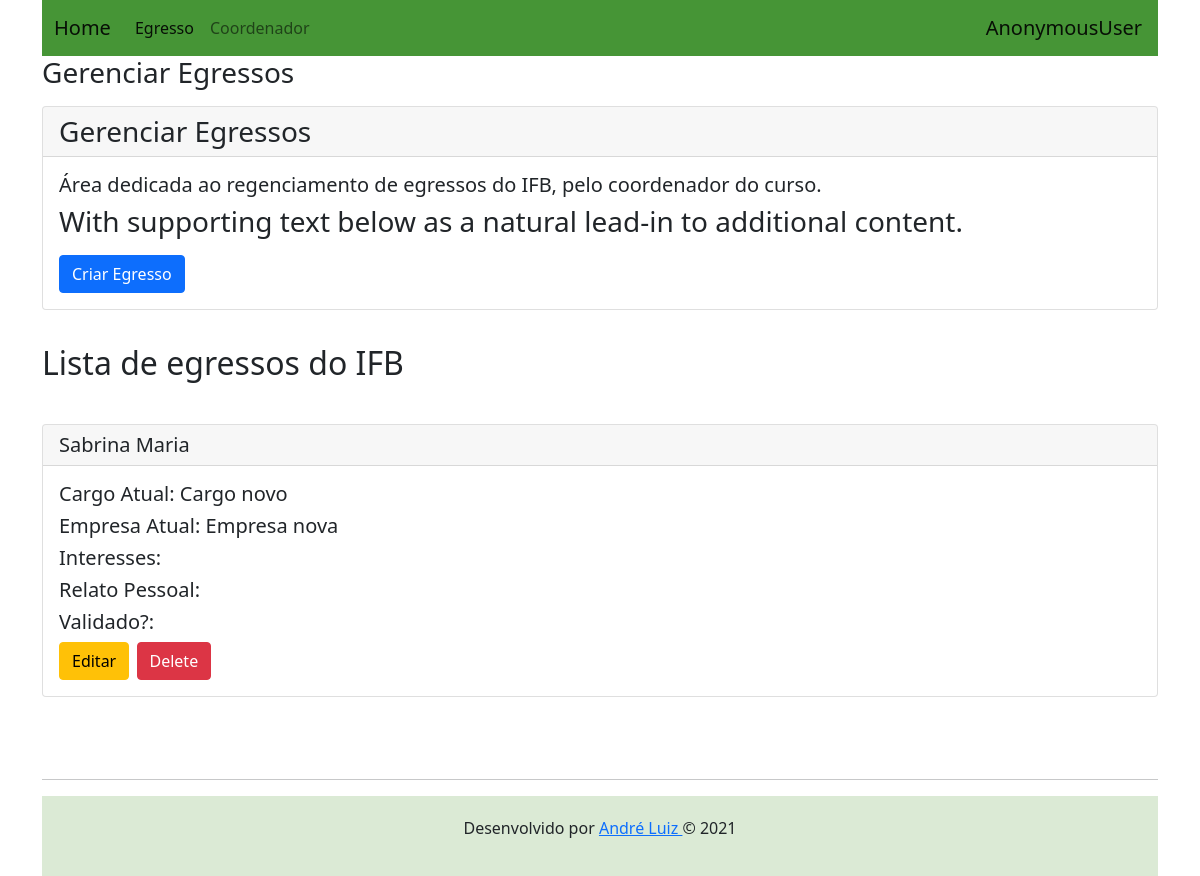
The page /gerenciaraluno/ on the database its author committed.
### perfis/models.py (models this page shows, shortened)
class Alunos(models.Model):
    TrabalhaArea_CHOICES = (
        ('Sim', 'Sim'),
        ('Nao', 'Não'),
        ('EmParte', 'Em parte'),
    )
    CursoExtra_CHOICES = (
        ('Sim', 'Sim'),
        ('Nao', 'Não'),
    )
    nome = models.CharField(max_length=150)
    email = models.CharField(max_length=100)
    curso = models.CharField(max_length=100)
    foto = models.CharField(max_length=150)
    cargo_atual = models.CharField(max_length=50)
    empresa_atual = models.CharField(max_length=50)
    trabalha_area = models.CharField(max_length=8, choices=TrabalhaArea_CHOICES)
    ifb_ajudou = models.CharField(max_length=8, choices=TrabalhaArea_CHOICES)
    grade_ifb = models.CharField(max_length=10)
    curso_extra = models.CharField(max_length=10, choices=CursoExtra_CHOICES)
    qual_curso_extra = models.CharField(max_length=30)
    opiniao_curso_ifb = models.CharField(max_length=100)
    pode_melhorar = models.CharField(max_length=100)
    rede_social = models.CharField(max_length=100)
    lattes = models.CharField(max_length=100)
    validado = models.CharField(max_length=5)
    contatos = models.ManyToManyField('self')
    usuario = models.OneToOneField(User, on_delete=models.CASCADE, related_name="alunos")
    @property
    def email(self):
        return self.usuario.email

### usuarios/views.py (the view)
# urls.py: path('gerenciaraluno/', GerenciarAlunosView.as_view(), name='gerenciaraluno'),
class GerenciarAlunosView(ListView):
    models = Alunos
    template_name = 'gerenciar_alunos.html'
    queryset = Alunos.objects.all()
    context_object_name = 'listaralunos'

### usuarios/templates/gerenciar_alunos.html
{% extends "base.html" %}
{% load bootstrap %}
{% block body %}
<H3>Gerenciar Egressos</p>
<div class="row">
    <div class="col-lg-12">
        <div class="card">
            <div class="card-header">
                Gerenciar Egressos
            </div>
            <div class="card-body">
              <h5 class="card-title">Área dedicada ao regenciamento de egressos do IFB, pelo coordenador do curso.</h5>
              <p class="card-text">With supporting text below as a natural lead-in to additional content.</p>
              <a href="/registrar" class="btn btn-primary">Criar Egresso</a>
            </div>
        </div>
        <br>
    </div>
</div>
<div class="col-lg-12">
    <h2>Lista de egressos do IFB</h2>
    <br>
    {% for listaraluno in listaralunos %}
    <div class="card">
        <h5 class="card-header">{{listaraluno.nome}}</h5>
        <div class="card-body">
          <h5 class="card-title">Cargo Atual: {{listaraluno.cargo_atual }}</h5>
          <h5 class="card-title">Empresa Atual: {{listaraluno.empresa_atual }}</h5>
          <h5 class="card-title">Interesses: {{listaraluno.interesses}}</h5>
          <h5 class="card-title">Relato Pessoal: {{listaraluno.relato_pessoal }}</h5>
          <h5 class="card-title">Validado?: {{listaraluno.validado }}</h5>
            <a class="btn btn-warning" href="{% url 'upd_aluno' listaraluno.pk%}">Editar</a>
            <a class="btn btn-danger" href="{% url 'del_aluno' listaraluno.pk%}">Delete</a>
        </div>
    </div>
    <br>
    {% endfor %}
</div>
{% endblock %}

### rows shown on the page
Alunos: nome "Sabrina Maria", cargo_atual "Cargo novo", empresa_atual "Empresa nova"

### other values the page prints
{{ request.user }} "AnonymousUser"
